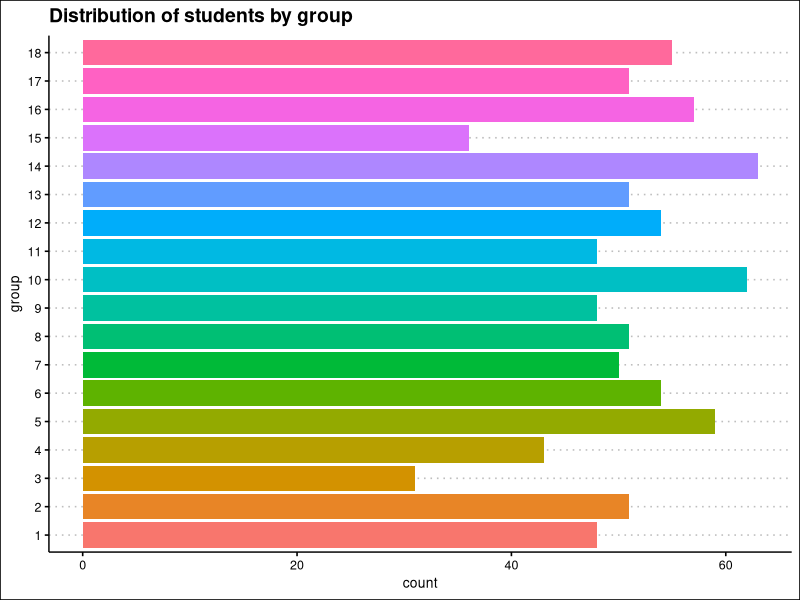
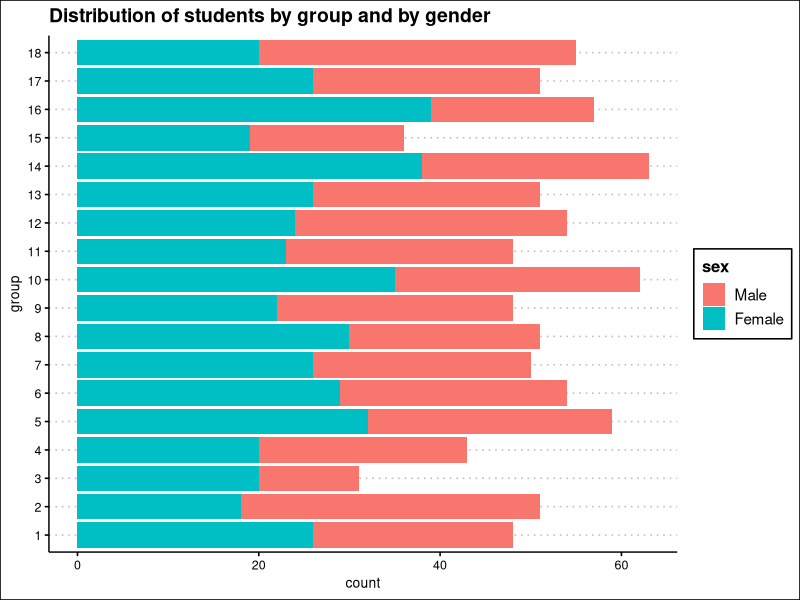
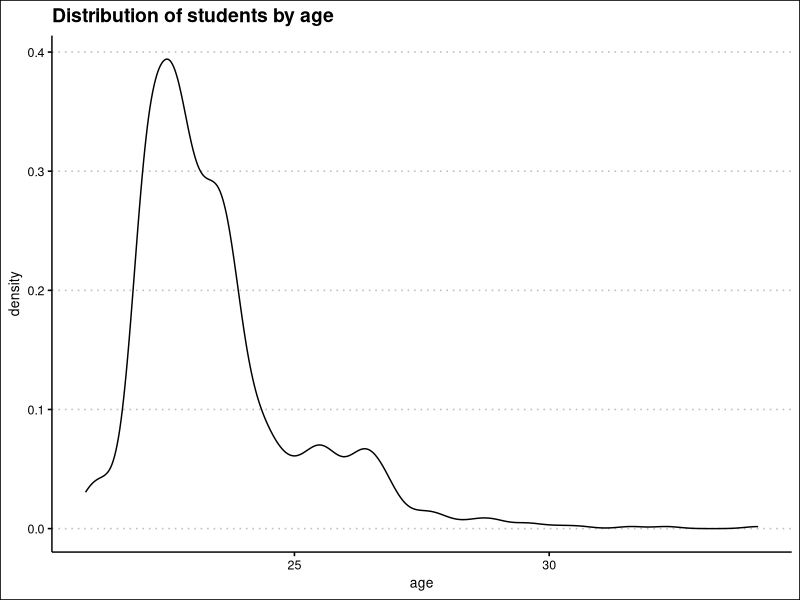
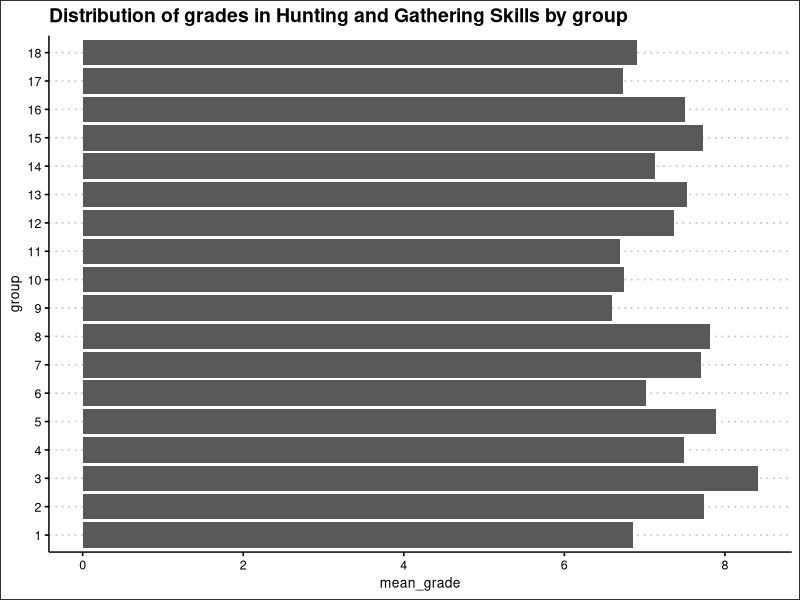
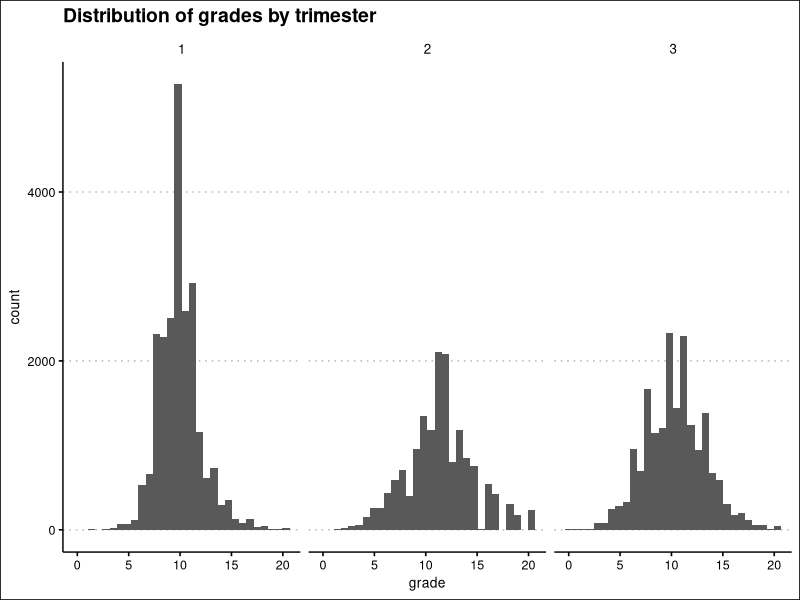
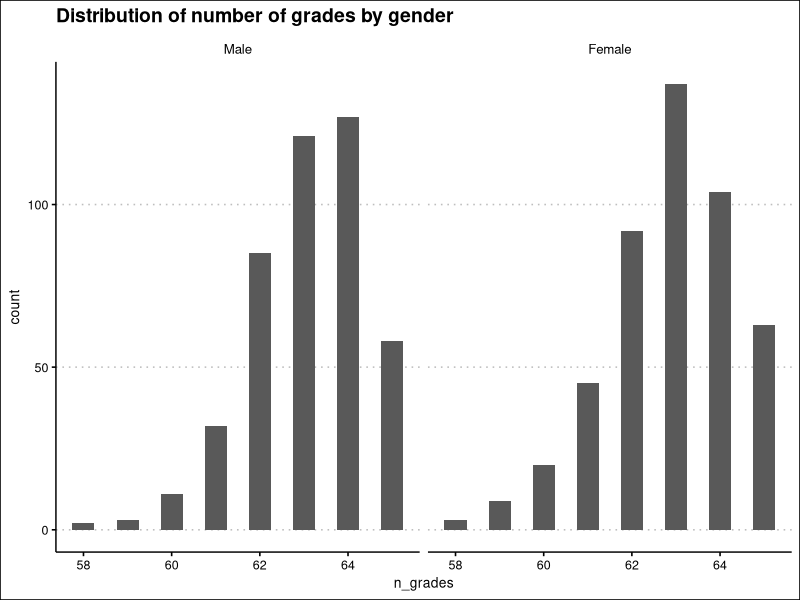
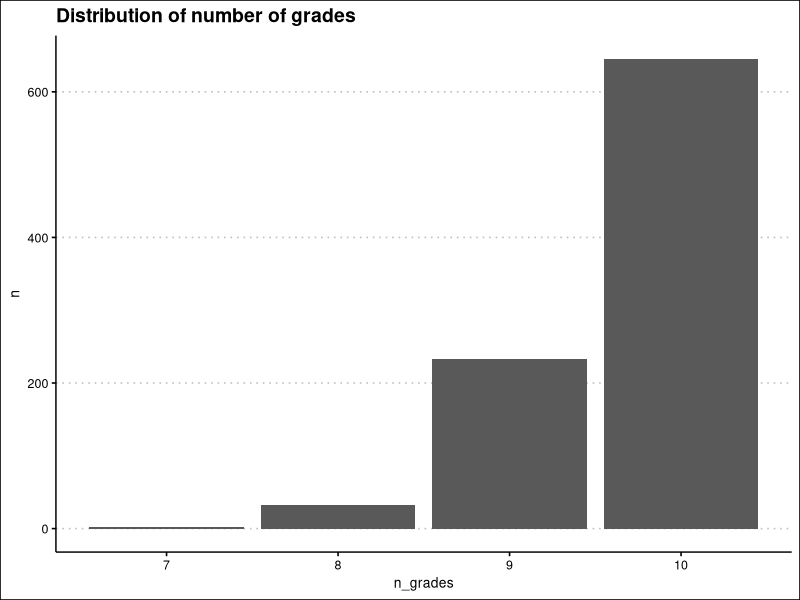

Write the R code that produced these figures, in order.
## ---- chunk 1
#| label: data loading
#| message: false
#| warning: false
  
library(readr)
courses <- read_csv("Database/courses.csv")


## ---- chunk 2
#| label: data display

library(knitr)
kable(courses)

## ---- chunk 3
#| label: Question 3
#| message: false
#| warning: false

library(tidyverse)
students <- read_csv("Database/students.csv")
spec(students)

students <-
  students |>
  mutate(sex = factor(sex, 
                      levels = c("M", "F"),
                      labels = c("Male", "Female")),
         group = factor(group),
         id = as.integer(id))

## ---- chunk 4
#| message: false
#| warning: false

grades <- read_delim("Database/grades.csv", 
    delim = ":", 
    na = "$")

## ---- chunk 5
#| message: false
#| warning: false
library(ggplot2)
library(ggthemes)

ggplot(students, aes(y = group))+
  geom_bar(aes(fill = group))+
  theme_clean()+
  labs(
    title = "Distribution of students by group"
  )+
  theme(legend.position = "none")

## ---- chunk 6
ggplot(students, aes(y = group))+
  geom_bar(aes(fill = sex))+
  theme_clean()+
  labs(
    title = "Distribution of students by group and by gender"
  )
## ---- chunk 7
library(lubridate)

students <-
  students |> 
  mutate(age = round(time_length(today() - birth_date, unit = "year"), 1))

ggplot(students, aes(x=age))+
  geom_density()+
  theme_clean()+
  labs(
    title = "Distribution of students by age"
  )

## ---- chunk 8

age_median <-
  students |> 
  summarise(age_median = median(age), .by = group) |>
  mutate(age_median = as.integer(age_median)) |> 
  arrange(group)

knitr::kable(age_median)

## ---- chunk 9

max_table <-
  students |> 
  slice_max(age, by = group) |> 
  select(!birth_date) |> 
  arrange(desc(age))

knitr::kable(max_table)

## ---- chunk 10

merged <- 
  students |>
  left_join(grades, by = "id") 

merged_Q11 <-
  merged |> 
  filter(course_id == 7) |> 
  summarise(mean_grade = mean(grade, na.rm = TRUE), .by = group )

ggplot(merged_Q11, aes(mean_grade, group))+
  geom_col()+
  theme_clean()+
  labs(
    title = "Distribution of grades in Hunting and Gathering Skills by group"
  )


## ---- chunk 11
merged_full <-
  merged |> 
  left_join(courses, by = "course_id") 

ggplot(merged_full, aes(x=grade))+
  geom_histogram( na.rm=TRUE, binwidth = 0.7)+
  facet_wrap(~trimester)+
  theme_clean()+
  labs(
    title = "Distribution of grades by trimester"
  )
  
## ---- chunk 12
grades_per_student <-
  merged_full |>
  reframe(
    n_grades = sum(!is.na(grade)),
    group = first(group),
    sex   = first(sex),
    .by = id
  ) |>
  select(id, group, sex, n_grades) |>
  arrange(id) 

grades_per_student_13 <-
  grades_per_student |> 
  slice_tail(n = 10) 

knitr::kable(grades_per_student_13)




## ---- chunk 13
ggplot(grades_per_student, aes(n_grades))+
  geom_histogram(binwidth = 0.5)+
  facet_wrap(~sex)+
  theme_clean()+
  labs(
    title = "Distribution of number of grades by gender"
  )
## ---- chunk 14
grades_per_student_15 <-
  merged_full |>
  filter(course_id == 8) |> 
  reframe(
    n_grades = sum(!is.na(grade)),
    group = first(group),
    sex   = first(sex),
    .by = id
  ) |>
  select(id, group, n_grades) |>
  arrange(desc(n_grades)) 

grades_per_student_15_sliced <-
  grades_per_student_15 |> 
  slice_tail(n = 5) 

knitr::kable(grades_per_student_15)
## ---- chunk 15
grades_per_student_16 <- 
  grades_per_student_15 |> 
  summarise(n = n(), .by =n_grades)

ggplot(grades_per_student_16, aes(n_grades, n))+
  geom_col()+
  theme_clean()+
  labs(
    title = "Distribution of number of grades"
  )
